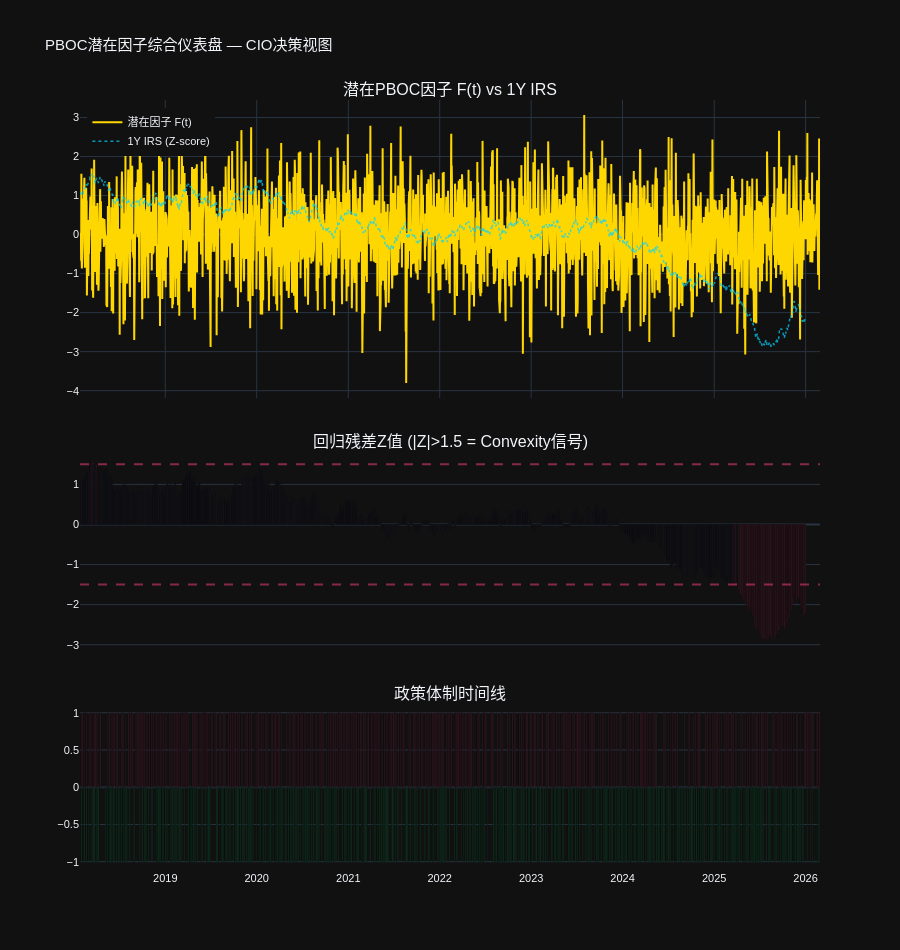

Notebook source saved alongside this figure:
### Code cell
# ============================================================================
# 3.5 综合仪表盘: 因子 + 基准利率 + 偏离信号
# ============================================================================
irs_res = validator._results["IRS_1Y"]
combined = irs_res["combined_data"]
resid_z = irs_res["residual_zscore"]

fig_dash = make_subplots(
    rows=3, cols=1,
    subplot_titles=(
        "潜在PBOC因子 F(t) vs 1Y IRS",
        "回归残差Z值 (|Z|>1.5 = Convexity信号)",
        "政策体制时间线",
    ),
    shared_xaxes=True,
    vertical_spacing=0.07,
    row_heights=[0.45, 0.30, 0.25],
)

# Panel 1: Factor vs IRS
fig_dash.add_trace(go.Scatter(
    x=factor.index, y=factor.values,
    name="潜在因子 F(t)", line=dict(color="#FFD700", width=2),
), row=1, col=1)

# IRS标准化至因子尺度
irs_aligned = benchmark_data["IRS_1Y"].reindex(factor.index).dropna()
irs_z = (irs_aligned - irs_aligned.mean()) / irs_aligned.std()
fig_dash.add_trace(go.Scatter(
    x=irs_z.index, y=irs_z.values,
    name="1Y IRS (Z-score)", line=dict(color="#00D4FF", width=1.5, dash="dot"),
    opacity=0.7,
), row=1, col=1)

# Panel 2: Residual Z-scores
signal_colors = ["#FF4081" if abs(z) > 1.5 else "rgba(99,110,250,0.3)" for z in resid_z]
fig_dash.add_trace(go.Bar(
    x=resid_z.index, y=resid_z.values,
    marker_color=signal_colors,
    name="残差Z值",
    showlegend=False,
), row=2, col=1)
fig_dash.add_hline(y=1.5, line_dash="dash", line_color="#FF4081", opacity=0.5, row=2, col=1)
fig_dash.add_hline(y=-1.5, line_dash="dash", line_color="#FF4081", opacity=0.5, row=2, col=1)

# Panel 3: Policy Regime Timeline
regime_map = {"紧缩": 1, "中性": 0, "宽松": -1}
regime_num = regimes.map(regime_map)
regime_colors = regimes.map({"紧缩": "#FF4081", "中性": "#FFD700", "宽松": "#00E676"})

fig_dash.add_trace(go.Bar(
    x=regime_num.index, y=regime_num.values,
    marker_color=regime_colors.values,
    name="政策体制",
    showlegend=False,
    hovertemplate="%{x|%Y-%m-%d}<br>%{text}<extra></extra>",
    text=regimes.values,
), row=3, col=1)

fig_dash.update_layout(
    title="PBOC潜在因子综合仪表盘 — CIO决策视图",
    height=950,
    template=PLOTLY_TEMPLATE,
    font=dict(family="SimHei, Arial", size=11),
    legend=dict(x=0.01, y=0.99),
)
fig_dash.show()

### Figure 1 — Plotly figure (JSON) as saved in the notebook; plotly's stock layout.template omitted (floating-point values rounded to 4 significant figures; data arrays with more than 128 entries replaced by an {"elided": "..."} marker saying what was removed)
{"data": [{"line": {"color": "#FFD700", "width": 2}, "name": "潜在因子 F(t)", "type": "scatter", "x": {"elided": "2111 str values"}, "xaxis": "x", "y": {"elided": "2111 float values"}, "yaxis": "y"}, {"line": {"color": "#00D4FF", "dash": "dot", "width": 1.5}, "name": "1Y IRS (Z-score)", "opacity": 0.7, "type": "scatter", "x": {"elided": "2069 str values"}, "xaxis": "x", "y": {"elided": "2069 float values"}, "yaxis": "y"}, {"marker": {"color": {"elided": "2069 str values"}}, "name": "残差Z值", "showlegend": false, "type": "bar", "x": {"elided": "2069 str values"}, "xaxis": "x2", "y": {"elided": "2069 float values"}, "yaxis": "y2"}, {"hovertemplate": "%{x|%Y-%m-%d}<br>%{text}<extra></extra>", "marker": {"color": {"elided": "2111 str values"}}, "name": "政策体制", "showlegend": false, "text": {"elided": "2111 str values"}, "type": "bar", "x": {"elided": "2111 str values"}, "xaxis": "x3", "y": {"elided": "2111 int values"}, "yaxis": "y3"}], "layout": {"annotations": [{"font": {"size": 16}, "showarrow": false, "text": "潜在PBOC因子 F(t) vs 1Y IRS", "x": 0.5, "xanchor": "center", "xref": "paper", "y": 1, "yanchor": "bottom", "yref": "paper"}, {"font": {"size": 16}, "showarrow": false, "text": "回归残差Z值 (|Z|>1.5 = Convexity信号)", "x": 0.5, "xanchor": "center", "xref": "paper", "y": 0.543, "yanchor": "bottom", "yref": "paper"}, {"font": {"size": 16}, "showarrow": false, "text": "政策体制时间线", "x": 0.5, "xanchor": "center", "xref": "paper", "y": 0.215, "yanchor": "bottom", "yref": "paper"}], "font": {"family": "SimHei, Arial", "size": 11}, "height": 950, "legend": {"x": 0.01, "y": 0.99}, "shapes": [{"line": {"color": "#FF4081", "dash": "dash"}, "opacity": 0.5, "type": "line", "x0": 0, "x1": 1, "xref": "x2 domain", "y0": 1.5, "y1": 1.5, "yref": "y2"}, {"line": {"color": "#FF4081", "dash": "dash"}, "opacity": 0.5, "type": "line", "x0": 0, "x1": 1, "xref": "x2 domain", "y0": -1.5, "y1": -1.5, "yref": "y2"}], "title": {"text": "PBOC潜在因子综合仪表盘 — CIO决策视图"}, "xaxis": {"anchor": "y", "domain": [0, 1], "matches": "x3", "showticklabels": false}, "xaxis2": {"anchor": "y2", "domain": [0, 1], "matches": "x3", "showticklabels": false}, "xaxis3": {"anchor": "y3", "domain": [0, 1]}, "yaxis": {"anchor": "x", "domain": [0.613, 1]}, "yaxis2": {"anchor": "x2", "domain": [0.285, 0.543]}, "yaxis3": {"anchor": "x3", "domain": [0, 0.215]}}}
